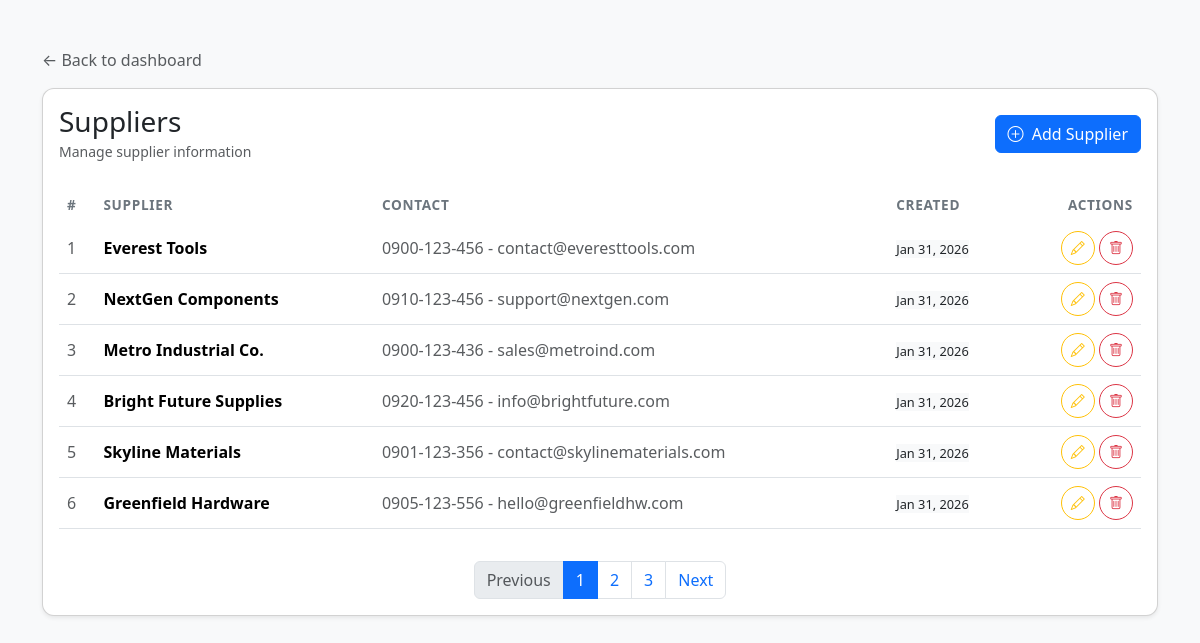
Page /supplier/index.php on the committed database.
### tables this page shows
CREATE TABLE `suppliers` (
  `id` int(11) NOT NULL,
  `name` varchar(100) NOT NULL,
  `contact` varchar(50) DEFAULT NULL,
  `created_at` timestamp NOT NULL DEFAULT current_timestamp()
);

### supplier/index.php (the view, shortened to what this page needs)
<?php
include '../database/config.php';
$limit = 6;
$page = isset($_GET['page']) && is_numeric($_GET['page']) ? intval($_GET['page']) : 1;
$page = max(1, $page);
$offset = ($page - 1) * $limit;
$total_rows = $conn->query("SELECT COUNT(*) AS total FROM suppliers")->fetch_assoc()['total'];
$total_pages = ceil($total_rows / $limit);
$result = $conn->query("SELECT * FROM suppliers ORDER BY id DESC LIMIT $limit OFFSET $offset");
$counter = $offset + 1;
?>
<!DOCTYPE html>
<html lang="en">
<head>
<link rel="stylesheet" href="../assets/bootstrap/bootstrap.min.css">
<link rel="stylesheet" href="../assets/bootstrap/icons/bootstrap-icon/bootstrap-icons.css">
</head>
<body>
<div class="container py-5">
    <div class="mb-3">
        <a href="../dashboard/index.php" class="text-decoration-none text-muted">← Back to dashboard</a>
    </div>
    <div class="card shadow-sm page-card">
        <div class="card-body">
            <div class="d-flex justify-content-between align-items-center mb-4">
                <div>
                    <h3 class="mb-0">Suppliers</h3>
                    <small class="text-muted">Manage supplier information</small>
                </div>
                <a href="add.php" class="btn btn-primary">
                    <i class="bi bi-plus-circle me-1"></i> Add Supplier
                </a>
            </div>
            <div class="table-responsive">
                <table class="table align-middle">
                    <thead>
                        <tr>
                            <th>#</th>
                            <th>Supplier</th>
                            <th>Contact</th>
                            <th>Created</th>
                            <th class="text-end">Actions</th>
                        </tr>
                    </thead>
                    <tbody>
                        <?php if($result->num_rows > 0): ?>
                            <?php while($row = $result->fetch_assoc()): ?>
                            <tr>
                                <td class="text-muted"><?php echo $counter++; ?></td>
                                <td class="fw-semibold"><?php echo htmlspecialchars($row['name']); ?></td>
                                <td class="text-muted"><?php echo htmlspecialchars($row['contact']); ?></td>
                                <td>
                                    <span class="bg-light text-dark badge-date">
                                        <?php echo date('M d, Y', strtotime($row['created_at'])); ?>
                                    </span>
                                </td>
                                <td class="text-end">
                                    <a href="edit.php?id=<?php echo $row['id']; ?>" class="btn btn-sm btn-outline-warning action-btn" title="Edit">
                                        <i class="bi bi-pencil"></i>
                                    </a>
                                    <a href="delete.php?id=<?php echo $row['id']; ?>" class="btn btn-sm btn-outline-danger action-btn" title="Delete" onclick="return confirm('Delete this supplier?');">
                                        <i class="bi bi-trash"></i>
                                    </a>
                                </td>
                            </tr>
                            <?php endwhile; ?>
                        <?php endif; ?>
                    </tbody>
                </table>
            </div>
            <?php if($total_pages > 1): ?>
            <nav class="mt-3">
                <ul class="pagination justify-content-center mb-0">
                    <li class="page-item <?php if($page <= 1) echo 'disabled'; ?>">
                        <a class="page-link" href="?page=<?php echo $page-1; ?>">Previous</a>
                    </li>
                    <?php for($p=1; $p<=$total_pages; $p++): ?>
                        <li class="page-item <?php if($p==$page) echo 'active'; ?>">
                            <a class="page-link" href="?page=<?php echo $p; ?>"><?php echo $p; ?></a>
                        </li>
                    <?php endfor; ?>
                    <li class="page-item <?php if($page >= $total_pages) echo 'disabled'; ?>">
                        <a class="page-link" href="?page=<?php echo $page+1; ?>">Next</a>
                    </li>
                </ul>
            </nav>
            <?php endif; ?>
        </div>
    </div>
</div>
</body>
</html>

### supplier/index.php (style rules this page uses)
body { background-color: #f8f9fa; }
.page-card { border-radius: 12px; }
.table thead th { font-size: 0.85rem; text-transform: uppercase; letter-spacing: .05em; color: #6c757d; border-bottom: none; }
.action-btn { width: 34px; height: 34px; display: inline-flex; align-items: center; justify-content: center; border-radius: 50%; }
.badge-date { font-size: 0.80rem; }

### rows in the picture
suppliers: name "Everest Tools", contact "0900-123-456 - contact@everesttools.com", created_at "Jan 31, 2026"
suppliers: name "NextGen Components", contact "0910-123-456 - support@nextgen.com", created_at "Jan 31, 2026"
suppliers: name "Metro Industrial Co.", contact "0900-123-436 - sales@metroind.com", created_at "Jan 31, 2026"
suppliers: name "Bright Future Supplies", contact "0920-123-456 - info@brightfuture.com", created_at "Jan 31, 2026"
suppliers: name "Skyline Materials", contact "0901-123-356 - contact@skylinematerials.com", created_at "Jan 31, 2026"
suppliers: name "Greenfield Hardware", contact "0905-123-556 - hello@greenfieldhw.com", created_at "Jan 31, 2026"
